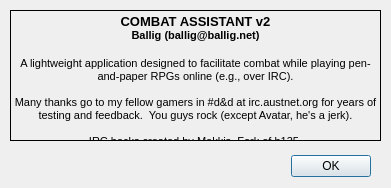
<?xml version="1.0" encoding="UTF-8"?>
<ui version="4.0">
 <class>AboutDialog</class>
 <widget class="QDialog" name="AboutDialog">
  <property name="geometry">
   <rect>
    <x>0</x>
    <y>0</y>
    <width>391</width>
    <height>188</height>
   </rect>
  </property>
  <property name="windowTitle">
   <string>About CA</string>
  </property>
  <widget class="QDialogButtonBox" name="buttonBox">
   <property name="geometry">
    <rect>
     <x>30</x>
     <y>150</y>
     <width>341</width>
     <height>32</height>
    </rect>
   </property>
   <property name="orientation">
    <enum>Qt::Horizontal</enum>
   </property>
   <property name="standardButtons">
    <set>QDialogButtonBox::Ok</set>
   </property>
  </widget>
  <widget class="QLabel" name="label">
   <property name="geometry">
    <rect>
     <x>10</x>
     <y>10</y>
     <width>371</width>
     <height>131</height>
    </rect>
   </property>
   <property name="frameShape">
    <enum>QFrame::Box</enum>
   </property>
   <property name="text">
    <string>&lt;!DOCTYPE HTML PUBLIC &quot;-//W3C//DTD HTML 4.0//EN&quot; &quot;http://www.w3.org/TR/REC-html40/strict.dtd&quot;&gt;
&lt;html&gt;&lt;head&gt;&lt;meta name=&quot;qrichtext&quot; content=&quot;1&quot; /&gt;&lt;style type=&quot;text/css&quot;&gt;
p, li { white-space: pre-wrap; }
&lt;/style&gt;&lt;/head&gt;&lt;body style=&quot; font-family:'Sans Serif'; font-size:9pt; font-weight:400; font-style:normal;&quot;&gt;
&lt;p align=&quot;center&quot; style=&quot; margin-top:0px; margin-bottom:0px; margin-left:0px; margin-right:0px; -qt-block-indent:0; text-indent:0px;&quot;&gt;&lt;span style=&quot; font-family:'MS Shell Dlg 2'; font-size:10pt; font-weight:600;&quot;&gt;COMBAT ASSISTANT v2&lt;/span&gt;&lt;/p&gt;
&lt;p align=&quot;center&quot; style=&quot; margin-top:0px; margin-bottom:0px; margin-left:0px; margin-right:0px; -qt-block-indent:0; text-indent:0px;&quot;&gt;&lt;span style=&quot; font-family:'MS Shell Dlg 2'; font-size:8pt; font-weight:600;&quot;&gt;Ballig (ballig@ballig.net)&lt;/span&gt;&lt;/p&gt;
&lt;p style=&quot;-qt-paragraph-type:empty; margin-top:0px; margin-bottom:0px; margin-left:0px; margin-right:0px; -qt-block-indent:0; text-indent:0px; font-family:'MS Shell Dlg 2'; font-size:10pt; font-weight:600;&quot;&gt;&lt;/p&gt;
&lt;p style=&quot; margin-top:0px; margin-bottom:0px; margin-left:0px; margin-right:0px; -qt-block-indent:0; text-indent:0px;&quot;&gt;&lt;span style=&quot; font-family:'MS Shell Dlg 2'; font-size:8pt;&quot;&gt;A lightweight application designed to facilitate combat while playing pen-and-paper RPGs online (e.g., over IRC).&lt;/span&gt;&lt;/p&gt;
&lt;p style=&quot;-qt-paragraph-type:empty; margin-top:0px; margin-bottom:0px; margin-left:0px; margin-right:0px; -qt-block-indent:0; text-indent:0px; font-family:'MS Shell Dlg 2'; font-size:8pt;&quot;&gt;&lt;/p&gt;
&lt;p style=&quot; margin-top:0px; margin-bottom:0px; margin-left:0px; margin-right:0px; -qt-block-indent:0; text-indent:0px;&quot;&gt;&lt;span style=&quot; font-family:'MS Shell Dlg 2'; font-size:8pt;&quot;&gt;Many thanks go to my fellow gamers in #d&amp;amp;d at irc.austnet.org for years of testing and feedback.  You guys rock (except Avatar, he's a jerk).&lt;/span&gt;&lt;/p&gt;
&lt;p style=&quot;-qt-paragraph-type:empty; margin-top:0px; margin-bottom:0px; margin-left:0px; margin-right:0px; -qt-block-indent:0; text-indent:0px; font-family:'MS Shell Dlg 2'; font-size:8pt;&quot;&gt;&lt;/p&gt;
&lt;p style=&quot; margin-top:0px; margin-bottom:0px; margin-left:0px; margin-right:0px; -qt-block-indent:0; text-indent:0px;&quot;&gt;&lt;span style=&quot; font-family:'MS Shell Dlg 2'; font-size:8pt;&quot;&gt;IRC hacks created by Mekkis. Fork of b135.&lt;/span&gt;&lt;/p&gt;&lt;/body&gt;&lt;/html&gt;</string>
   </property>
   <property name="alignment">
    <set>Qt::AlignHCenter|Qt::AlignTop</set>
   </property>
   <property name="wordWrap">
    <bool>true</bool>
   </property>
   <property name="margin">
    <number>3</number>
   </property>
   <property name="indent">
    <number>-1</number>
   </property>
  </widget>
 </widget>
 <resources/>
 <connections>
  <connection>
   <sender>buttonBox</sender>
   <signal>accepted()</signal>
   <receiver>AboutDialog</receiver>
   <slot>accept()</slot>
   <hints>
    <hint type="sourcelabel">
     <x>248</x>
     <y>254</y>
    </hint>
    <hint type="destinationlabel">
     <x>157</x>
     <y>274</y>
    </hint>
   </hints>
  </connection>
  <connection>
   <sender>buttonBox</sender>
   <signal>rejected()</signal>
   <receiver>AboutDialog</receiver>
   <slot>reject()</slot>
   <hints>
    <hint type="sourcelabel">
     <x>316</x>
     <y>260</y>
    </hint>
    <hint type="destinationlabel">
     <x>286</x>
     <y>274</y>
    </hint>
   </hints>
  </connection>
 </connections>
</ui>
